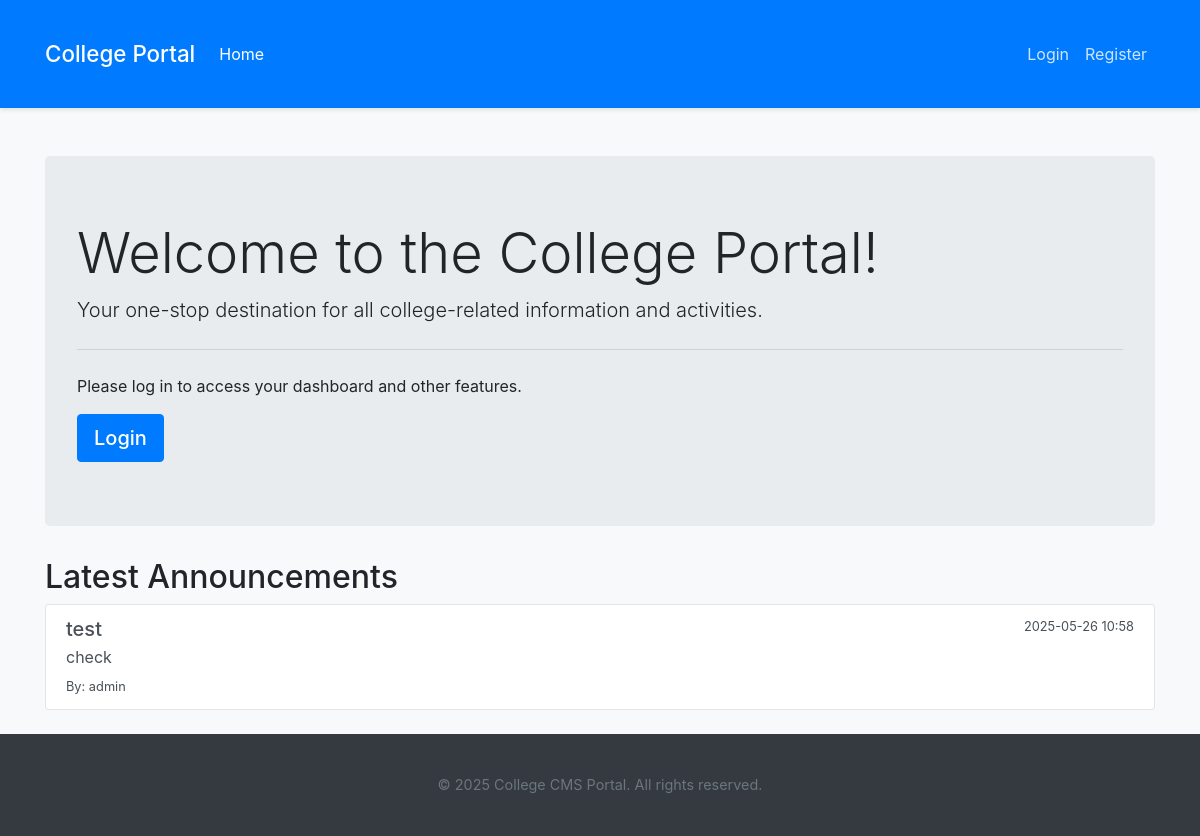
/index, run on the app's committed database.
### app.py (models this page shows, shortened)
class Announcement(db.Model):
    id = db.Column(db.Integer, primary_key=True)
    title = db.Column(db.String(100), nullable=False)
    content = db.Column(db.Text, nullable=False)
    timestamp = db.Column(db.DateTime, index=True, default=datetime.utcnow)
    author_id = db.Column(db.Integer, db.ForeignKey('user.id'), nullable=False)

class User(UserMixin, db.Model):
    id = db.Column(db.Integer, primary_key=True)
    username = db.Column(db.String(64), index=True, unique=True, nullable=False)
    email = db.Column(db.String(120), index=True, unique=True, nullable=False)
    password_hash = db.Column(db.String(256))
    role = db.Column(db.String(20), default='student', nullable=False) # admin, faculty, student
    created_at = db.Column(db.DateTime, default=datetime.utcnow)
    announcements_authored = db.relationship('Announcement', foreign_keys='Announcement.author_id', backref='author', lazy='dynamic')
    courses_taught = db.relationship('Course', foreign_keys='Course.faculty_id', backref='faculty_instructor', lazy='dynamic')

### app.py (the view)
@app.route('/')
@app.route('/index')
def index():
    latest_announcements = Announcement.query.order_by(Announcement.timestamp.desc()).limit(3).all()
    return render_template('index.html', title='Welcome', announcements=latest_announcements)

### app.py (called while the page is built)
@app.context_processor
def inject_now():
    return {'current_year': datetime.utcnow().year}

### templates/index.html
{% extends "base.html" %}
{% block content %}
    <div class="jumbotron">
        <h1 class="display-4">Welcome to the College Portal!</h1>
        <p class="lead">Your one-stop destination for all college-related information and activities.</p>
        <hr class="my-4">
        {% if not current_user.is_authenticated %}
            <p>Please log in to access your dashboard and other features.</p>
            <a class="btn btn-primary btn-lg" href="{{ url_for('login') }}" role="button">Login</a>
        {% else %}
            <p>You are logged in. Go to your <a href="{{url_for('dashboard')}}">Dashboard</a>.</p>
        {% endif %}
    </div>
    {% if announcements %}
    <h2>Latest Announcements</h2>
    <div class="list-group">
        {% for announcement in announcements %}
            <a href="#" class="list-group-item list-group-item-action flex-column align-items-start">
                <div class="d-flex w-100 justify-content-between">
                <h5 class="mb-1">{{ announcement.title }}</h5>
                <small>{{ announcement.timestamp.strftime('%Y-%m-%d %H:%M') }}</small>
                </div>
                <p class="mb-1">{{ announcement.content[:150] }}{% if announcement.content|length > 150 %}...{% endif %}</p>
                <small>By: {{ announcement.author.username }}</small>
            </a>
        {% endfor %}
    </div>
    {% endif %}
{% endblock %}

### static/css/style.css (style rules this page uses)
body { font-family: -apple-system, BlinkMacSystemFont, "Segoe UI", Roboto, "Helvetica Neue", Arial, "Noto Sans", sans-serif, "Apple Color Emoji", "Segoe UI Emoji", "Segoe UI Symbol", "Noto Color Emoji"; background-color: #f8f9fa; color: #212529; display: flex; flex-direction: column; min-height: 100vh; }
.jumbotron { background-color: #e9ecef; border-radius: .3rem; padding: 2rem 2rem; }
@media (min-width: 576px) { .jumbotron { padding: 4rem 2rem; } }
.btn { border-radius: .25rem; font-weight: 500; }
.btn-primary { background-color: #007bff; border-color: #007bff; }
.list-group-item { border-color: rgba(0,0,0,.1); }

### data on the page
Announcement: title "test", timestamp "2025-05-26 10:58", content "check", author.username "admin"
